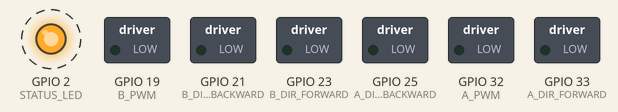
Bench run of a sketch on a simulated ESP32. Parts: switched loads named in the sketch (green lamp = pin HIGH), output pins drawn as LEDs (lit = HIGH). Dashed ring = blinking. WiFi joins after 1.5 s; servers stay silent unless stated; what the sketch prints to the serial monitor is not drawn.

Above: at 1.9 s.
Timing chart, 0 to 4.7 s (numbered marks = the images above):
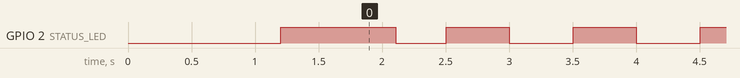

Measured:
- by itself, GPIO 2 (STATUS_LED): alternates HIGH for 0.50 s and LOW for 0.50 s

The sketch:

esp32_wifi_brain.ino
```cpp
/*
  esp32_wifi_brain.ino  —  Robot Soccer  (turn-direction cleaned up)
  ==================================================================
  Receives single-byte motor commands from brain_runner.py over UDP and drives
  the robot with IN-PLACE tank turns (matches how the policy trained).

  COMMANDS (single byte over UDP, port 4210)
    'F' Forward   'L' Rotate-LEFT in place (CCW)   'R' Rotate-RIGHT in place (CW)
    'B' Backward  'S' Stop

  ── FIXING TURN DIRECTION — READ THIS ─────────────────────────────────────────
  The turn cases below are STANDARD and must NOT be edited:
      L (left/CCW)  = left wheel backward, right wheel forward
      R (right/CW)  = left wheel forward,  right wheel backward
  If the robot turns the WRONG way (you send 'L' and it rotates right), you have
  ONE knob: flip SWAP_MOTORS below. That swaps which physical motor is treated as
  "left" vs "right" in ONE place. Do NOT also edit the case bodies or the pin
  #defines — editing two things cancels out and leaves you exactly where you
  started (this is the bug that was in the previous version).

  Equivalently you can leave this firmware alone and swap the mapping in
  config.py (ACTION_TO_CMD  2:CMD_RIGHT, 3:CMD_LEFT). Use EXACTLY ONE of the two.

  SETUP
    1. Set WIFI_SSID / WIFI_PASSWORD below.
    2. Flash, open Serial Monitor @115200, copy the printed IP into config.py
       (ROBOT1_IP / ROBOT2_IP).
*/

#include <WiFi.h>
#include <WiFiUdp.h>

// ── CONFIG ───────────────────────────────────────────────────────────────────
const char* WIFI_SSID     = "YOUR_WIFI_SSID";       // SET ME before flashing
const char* WIFI_PASSWORD = "YOUR_WIFI_PASSWORD";   // SET ME before flashing
const int   UDP_PORT      = 4210;   // commands in  (match config.py ESP32_CMD_PORT)
const int   STATUS_PORT   = 4214;   // status out   (match config.py ESP32_STATUS_PORT)

// ── THE ONE TURN-DIRECTION KNOB ───────────────────────────────────────────────
// false = motor group A is "left", group B is "right".
// true  = swap them. Flip this (and ONLY this) if L/R come out reversed.
#define SWAP_MOTORS false

// ── Motor pins ────────────────────────────────────────────────────────────────
// Group A
#define A_DIR_FORWARD    33
#define A_DIR_BACKWARD   25
#define A_PWM            32
// Group B
#define B_DIR_FORWARD    23
#define B_DIR_BACKWARD   21
#define B_PWM            19

const uint8_t DRIVE_SPEED = 200;   // 0-255
const uint8_t TURN_SPEED  = 200;

#define STATUS_LED 2               // onboard LED

// ── Safety / timing ─────────────────────────────────────────────────────────────
const unsigned long TIMEOUT_MS       = 400;   // stop motors if no command for this long
const unsigned long BEACON_PERIOD_MS = 300;   // how often to send "OK" to the brain

// ── State ────────────────────────────────────────────────────────────────────────
WiFiUDP udp;
char incomingPacket[8];
unsigned long lastCommandTime = 0;
unsigned long lastBeaconTime  = 0;
bool          motorsStopped   = true;
IPAddress     brainIP;
bool          knowBrain = false;

// ── Low-level: drive a specific motor GROUP ───────────────────────────────────
void driveGroupA(int16_t speed) {
  if (speed > 0)      { digitalWrite(A_DIR_FORWARD, HIGH); digitalWrite(A_DIR_BACKWARD, LOW);  analogWrite(A_PWM,  speed); }
  else if (speed < 0) { digitalWrite(A_DIR_FORWARD, LOW);  digitalWrite(A_DIR_BACKWARD, HIGH); analogWrite(A_PWM, -speed); }
  else                { digitalWrite(A_DIR_FORWARD, LOW);  digitalWrite(A_DIR_BACKWARD, LOW);  analogWrite(A_PWM,  0); }
}
void driveGroupB(int16_t speed) {
  if (speed > 0)      { digitalWrite(B_DIR_FORWARD, HIGH); digitalWrite(B_DIR_BACKWARD, LOW);  analogWrite(B_PWM,  speed); }
  else if (speed < 0) { digitalWrite(B_DIR_FORWARD, LOW);  digitalWrite(B_DIR_BACKWARD, HIGH); analogWrite(B_PWM, -speed); }
  else                { digitalWrite(B_DIR_FORWARD, LOW);  digitalWrite(B_DIR_BACKWARD, LOW);  analogWrite(B_PWM,  0); }
}

// ── Logical LEFT / RIGHT wheels (the SWAP_MOTORS knob resolves here, once) ─────
inline void spinLeftMotor(int16_t speed)  { if (SWAP_MOTORS) driveGroupB(speed); else driveGroupA(speed); }
inline void spinRightMotor(int16_t speed) { if (SWAP_MOTORS) driveGroupA(speed); else driveGroupB(speed); }

void stopMotors() { spinLeftMotor(0); spinRightMotor(0); motorsStopped = true; }

// ── Command dispatch — STANDARD tank turns, do not edit ───────────────────────
void executeCommand(char cmd) {
  switch (cmd) {
    case 'F': spinLeftMotor(DRIVE_SPEED);  spinRightMotor(DRIVE_SPEED);  motorsStopped = false; break;
    case 'L': spinLeftMotor(-TURN_SPEED);  spinRightMotor(TURN_SPEED);   motorsStopped = false; break; // CCW
    case 'R': spinLeftMotor(TURN_SPEED);   spinRightMotor(-TURN_SPEED);  motorsStopped = false; break; // CW
    case 'B': spinLeftMotor(-DRIVE_SPEED); spinRightMotor(-DRIVE_SPEED); motorsStopped = false; break;
    case 'S':
    default:  stopMotors(); break;
  }
}

void sendBeacon() {
  if (!knowBrain) return;
  udp.beginPacket(brainIP, STATUS_PORT);
  udp.write((const uint8_t*)"OK", 2);
  udp.endPacket();
}

// ── Setup ──────────────────────────────────────────────────────────────────────
void setup() {
  Serial.begin(115200);
  delay(200);

  pinMode(A_DIR_FORWARD, OUTPUT); pinMode(A_DIR_BACKWARD, OUTPUT); pinMode(A_PWM, OUTPUT);
  pinMode(B_DIR_FORWARD, OUTPUT); pinMode(B_DIR_BACKWARD, OUTPUT); pinMode(B_PWM, OUTPUT);
  pinMode(STATUS_LED, OUTPUT);
  stopMotors();

  Serial.printf("\nConnecting to WiFi: %s\n", WIFI_SSID);
  WiFi.begin(WIFI_SSID, WIFI_PASSWORD);
  int attempts = 0;
  while (WiFi.status() != WL_CONNECTED) {
    delay(500); Serial.print("."); digitalWrite(STATUS_LED, attempts % 2);
    if (++attempts > 30) { Serial.println("\nWiFi failed! Check SSID/password and restart."); while (true) delay(1000); }
  }

  Serial.println("\nWiFi connected!");
  Serial.print("ESP32 IP address: "); Serial.println(WiFi.localIP());  // <-- copy into config.py
  Serial.printf("Commands on UDP %d, status beacons to %d, SWAP_MOTORS=%d\n",
                UDP_PORT, STATUS_PORT, SWAP_MOTORS);

  udp.begin(UDP_PORT);
  lastCommandTime = millis();
  lastBeaconTime  = millis();
}

// ── Loop ────────────────────────────────────────────────────────────────────────
void loop() {
  int packetSize = udp.parsePacket();
  if (packetSize > 0) {
    int len = udp.read(incomingPacket, sizeof(incomingPacket) - 1);
    if (len > 0) {
      incomingPacket[len] = '\0';
      brainIP = udp.remoteIP();
      knowBrain = true;
      executeCommand(incomingPacket[0]);
      lastCommandTime = millis();
    }
  }

  // Watchdog — stop if Python goes silent (prevents runaway robot)
  if (millis() - lastCommandTime > TIMEOUT_MS) {
    if (!motorsStopped) { stopMotors(); Serial.println("WATCHDOG: no command — stopped."); }
  }

  // Status beacon — let the brain know we're alive (this is what turns esp32={1:'up'})
  if (millis() - lastBeaconTime > BEACON_PERIOD_MS) {
    sendBeacon();
    lastBeaconTime = millis();
  }

  // LED: solid when actively driven, slow blink when idle/stopped
  bool linkFresh = (millis() - lastCommandTime) < TIMEOUT_MS;
  digitalWrite(STATUS_LED, linkFresh ? HIGH : ((millis() / 500) % 2));

  delay(5);
}
```
